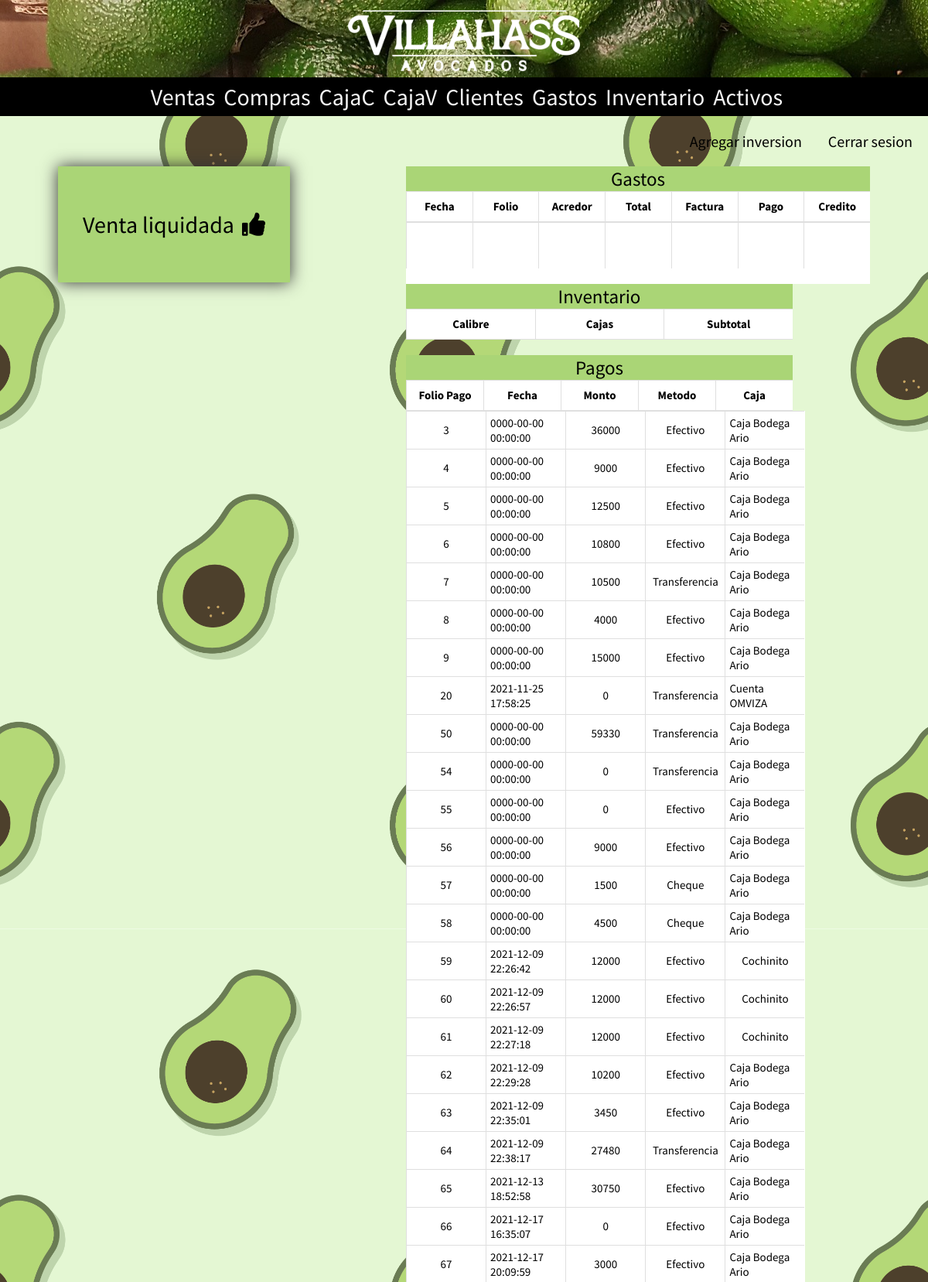
Page /detalles_venta.php (signed in, upper part) on the committed database.
### tables this page shows
CREATE TABLE `pagos` (
  `id_pago` int(11) NOT NULL,
  `monto` double NOT NULL,
  `fecha` datetime NOT NULL DEFAULT current_timestamp(),
  `metodo` varchar(30) NOT NULL,
  `id_caja` int(11) NOT NULL,
  `id_credito` int(11) NOT NULL
);

CREATE TABLE `caja` (
  `id_caja` int(11) NOT NULL,
  `nombre` varchar(30) NOT NULL,
  `dinero` double NOT NULL
);

### detalles_venta.php (the view, shortened to what this page needs)
<?php
include("includes/header.php");
$status = "";
?>
<div class="menu_gastos">
    <?php
    if (empty($status) || $status == "Pagado"){ ?>
        <div class="liquidado">
            <p>Venta liquidada</p>
            <i class="fas fa-thumbs-up icono"></i>
        </div>
   <?php } ?>
    <div class="detalles_tabla">
        <div class="tabla_detalles">
            <div class="titulo">Gastos</div>
            <div class="cabeceras-7">
                <div class="table_header">Fecha</div>
                <div class="table_header">Folio</div>
                <div class="table_header">Acredor</div>
                <div class="table_header">Total</div>
                <div class="table_header">Factura</div>
                <div class="table_header">Pago</div>
                <div class="table_header">Credito</div>
            </div>
            <div class="tabla gastos detalles_cabecera">
                <div class="table_item"> <?php echo $vFecha ?> </div>
                <div class="table_item"> <?php echo $vFolio?> </div>
                <div class="table_item"> <?php echo $vRazon_social ?> </div>
                <div class="table_item"> <?php echo $vTotal ?> </div>
                <div class="table_item"> <?php echo $vFactura?> </div>
                <div class="table_item"> <?php echo $vPago ?> </div>
                <div class="table_item"> <?php echo $vCredito ?> </div>
            </div>
        </div>
        <div class="tabla_inventario">
            <div class="titulo">Inventario</div>
            <div class="cabeceras-3">
                <div class="table_header">Calibre</div>
                <div class="table_header">Cajas</div>
                <div class="table_header">Subtotal</div>
            </div>
        </div>
        <?php
        if($vPago != 0){ ?>
            <div class="tabla_inventario">
                <div class="titulo">Pagos</div>
                <div class="cabeceras-5">
                    <div class="table_header">Folio Pago</div>
                    <div class="table_header">Fecha</div>
                    <div class="table_header">Monto</div>
                    <div class="table_header">Metodo</div>
                    <div class="table_header">Caja</div>
                </div>
                <div class="tabla pagos2">
                    <?php
                    $pagos = "SELECT a.id_pago, a.fecha, a.monto, a.metodo, b.nombre FROM pagos a
                    INNER JOIN caja b
                    on a.id_caja = b.id_caja
                    WHERE id_pago = '$vPago'";
                    $resultado = mysqli_query($conn, $pagos);
                    while($row = mysqli_fetch_assoc($resultado)) {?>
                        <div class="table_item"> <?php echo $row["id_pago"] ?> </div>
                        <div class="table_item"> <?php echo $row["fecha"] ?> </div>
                        <div class="table_item"> <?php echo $row["monto"] ?> </div>
                        <div class="table_item"> <?php echo $row["metodo"] ?> </div>
                        <div class="table_item"> <?php echo $row["nombre"] ?> </div>
                    <?php } ?>
                </div>
            </div>
      <?php  } else{ ?>
            <div class="tabla_inventario">
                <div class="titulo">Pagos</div>
                <div class="cabeceras-5">
                    <div class="table_header">Folio Pago</div>
                    <div class="table_header">Fecha</div>
                    <div class="table_header">Monto</div>
                    <div class="table_header">Metodo</div>
                    <div class="table_header">Caja</div>
                </div>
                <div class="tabla pagos2">
                    <?php
                    $pagos = "SELECT a.id_pago, a.fecha, a.monto, a.metodo, b.nombre FROM pagos a
                    INNER JOIN caja b
                    on a.id_caja = b.id_caja
                    WHERE id_credito = '$vCredito'";
                    $resultado = mysqli_query($conn, $pagos);
                    while($row = mysqli_fetch_assoc($resultado)) {?>
                        <div class="table_item"> <?php echo $row["id_pago"] ?> </div>
                        <div class="table_item"> <?php echo $row["fecha"] ?> </div>
                        <div class="table_item"> <?php echo $row["monto"] ?> </div>
                        <div class="table_item"> <?php echo $row["metodo"] ?> </div>
                        <div class="table_item"> <?php echo $row["nombre"] ?> </div>
                    <?php } ?>
                </div>
            </div>
    <?php  } ?>
    </div>
</div>

### includes/cabecera.css (style rules this page uses)
body { margin: 0; padding: 0; background-color: #f5f1f1; font-family: "Source Sans Pro", sans-serif; font-size: 20px; background-image: url(../img/fondo2.jpg); background-size: contain; }
.detalles_tabla { display: flex; flex-wrap: wrap; flex-direction: column; justify-content: flex-start; align-items: flex-start; height: auto; }
.tabla { width: 200 px; height: 400px; display: grid; grid-template-columns: repeat(9, 1fr); grid-auto-rows: 60px; overflow-y: scroll; overflow-x: scroll; background-color: white; }
.cabeceras-3 { width: 200 px; height: 40px; display: grid; grid-template-columns: repeat(3, 1fr); grid-auto-rows: 40px; background-color: white; }
.cabeceras-5 { width: 200 px; height: 40px; display: grid; grid-template-columns: repeat(5, 1fr); grid-auto-rows: 40px; background-color: white; }
.cabeceras-7 { width: 200 px; height: 40px; display: grid; grid-template-columns: repeat(7, 1fr); grid-auto-rows: 40px; background-color: white; }
.gastos { width: 100%; grid-template-columns: repeat(7, 1fr); height: 300px; margin: auto; margin-bottom: 20px; grid-auto-rows: 25px; overflow: auto; background: white; box-shadow: none; grid-auto-rows: auto; }
.detalles_cabecera { grid-template-columns: repeat(7, 1fr); grid-auto-rows: auto; height: 60px; }
.pagos2 { width: 103.1%; grid-template-columns: repeat(5, 1fr); margin: auto; height: auto; margin-bottom: 20px; grid-auto-rows: 60px; overflow: auto; grid-auto-rows: auto; }
.table_header, .table_item { display: flex; justify-content: center; align-items: center; font-size: 15px; border-top: 1px solid #dfdfdf; border-left: 1px solid #dfdfdf; padding: 5px; }
.table_header { font-weight: bold; border-bottom: 1px solid #dfdfdf; }
.tabla_detalles { width: 600px; height: auto; background: white; margin-bottom: 0; }
.titulo { background-color: #aad576; display: flex; align-items: center; justify-content: center; font-size: 25px; width: 100%; }
.tabla_inventario { width: 500px; margin-bottom: 0; }
.menu_gastos { display: flex; flex-direction: row; flex-wrap: wrap; justify-content: space-around; }
.liquidado { display: flex; flex-direction: row; flex-wrap: wrap; align-items: center; justify-content: center; width: 300px; height: 150px; background: #aad576; box-shadow: 0 0 20px #333; font-size: 30px; }
.icono { margin-left: 10px; }

### rows in the picture
pagos: id_pago "3", fecha "0000-00-00 00:00:00", monto "36000", metodo "Efectivo", id_caja.nombre "Caja Bodega Ario"
pagos: id_pago "4", fecha "0000-00-00 00:00:00", monto "9000", metodo "Efectivo", id_caja.nombre "Caja Bodega Ario"
pagos: id_pago "5", fecha "0000-00-00 00:00:00", monto "12500", metodo "Efectivo", id_caja.nombre "Caja Bodega Ario"
pagos: id_pago "6", fecha "0000-00-00 00:00:00", monto "10800", metodo "Efectivo", id_caja.nombre "Caja Bodega Ario"
pagos: id_pago "7", fecha "0000-00-00 00:00:00", monto "10500", metodo "Transferencia", id_caja.nombre "Caja Bodega Ario"
pagos: id_pago "8", fecha "0000-00-00 00:00:00", monto "4000", metodo "Efectivo", id_caja.nombre "Caja Bodega Ario"
pagos: id_pago "9", fecha "0000-00-00 00:00:00", monto "15000", metodo "Efectivo", id_caja.nombre "Caja Bodega Ario"
pagos: id_pago "20", fecha "2021-11-25 17:58:25", monto "0", metodo "Transferencia", id_caja.nombre "Cuenta OMVIZA"
pagos: id_pago "50", fecha "0000-00-00 00:00:00", monto "59330", metodo "Transferencia", id_caja.nombre "Caja Bodega Ario"
pagos: id_pago "54", fecha "0000-00-00 00:00:00", monto "0", metodo "Transferencia", id_caja.nombre "Caja Bodega Ario"
pagos: id_pago "55", fecha "0000-00-00 00:00:00", monto "0", metodo "Efectivo", id_caja.nombre "Caja Bodega Ario"
pagos: id_pago "56", fecha "0000-00-00 00:00:00", monto "9000", metodo "Efectivo", id_caja.nombre "Caja Bodega Ario"
pagos: id_pago "57", fecha "0000-00-00 00:00:00", monto "1500", metodo "Cheque", id_caja.nombre "Caja Bodega Ario"
pagos: id_pago "58", fecha "0000-00-00 00:00:00", monto "4500", metodo "Cheque", id_caja.nombre "Caja Bodega Ario"
pagos: id_pago "59", fecha "2021-12-09 22:26:42", monto "12000", metodo "Efectivo", id_caja.nombre "Cochinito"
pagos: id_pago "60", fecha "2021-12-09 22:26:57", monto "12000", metodo "Efectivo", id_caja.nombre "Cochinito"
pagos: id_pago "61", fecha "2021-12-09 22:27:18", monto "12000", metodo "Efectivo", id_caja.nombre "Cochinito"
pagos: id_pago "62", fecha "2021-12-09 22:29:28", monto "10200", metodo "Efectivo", id_caja.nombre "Caja Bodega Ario"
pagos: id_pago "63", fecha "2021-12-09 22:35:01", monto "3450", metodo "Efectivo", id_caja.nombre "Caja Bodega Ario"
pagos: id_pago "64", fecha "2021-12-09 22:38:17", monto "27480", metodo "Transferencia", id_caja.nombre "Caja Bodega Ario"
pagos: id_pago "65", fecha "2021-12-13 18:52:58", monto "30750", metodo "Efectivo", id_caja.nombre "Caja Bodega Ario"
pagos: id_pago "66", fecha "2021-12-17 16:35:07", monto "0", metodo "Efectivo", id_caja.nombre "Caja Bodega Ario"
pagos: id_pago "67", fecha "2021-12-17 20:09:59", monto "3000", metodo "Efectivo", id_caja.nombre "Caja Bodega Ario"
